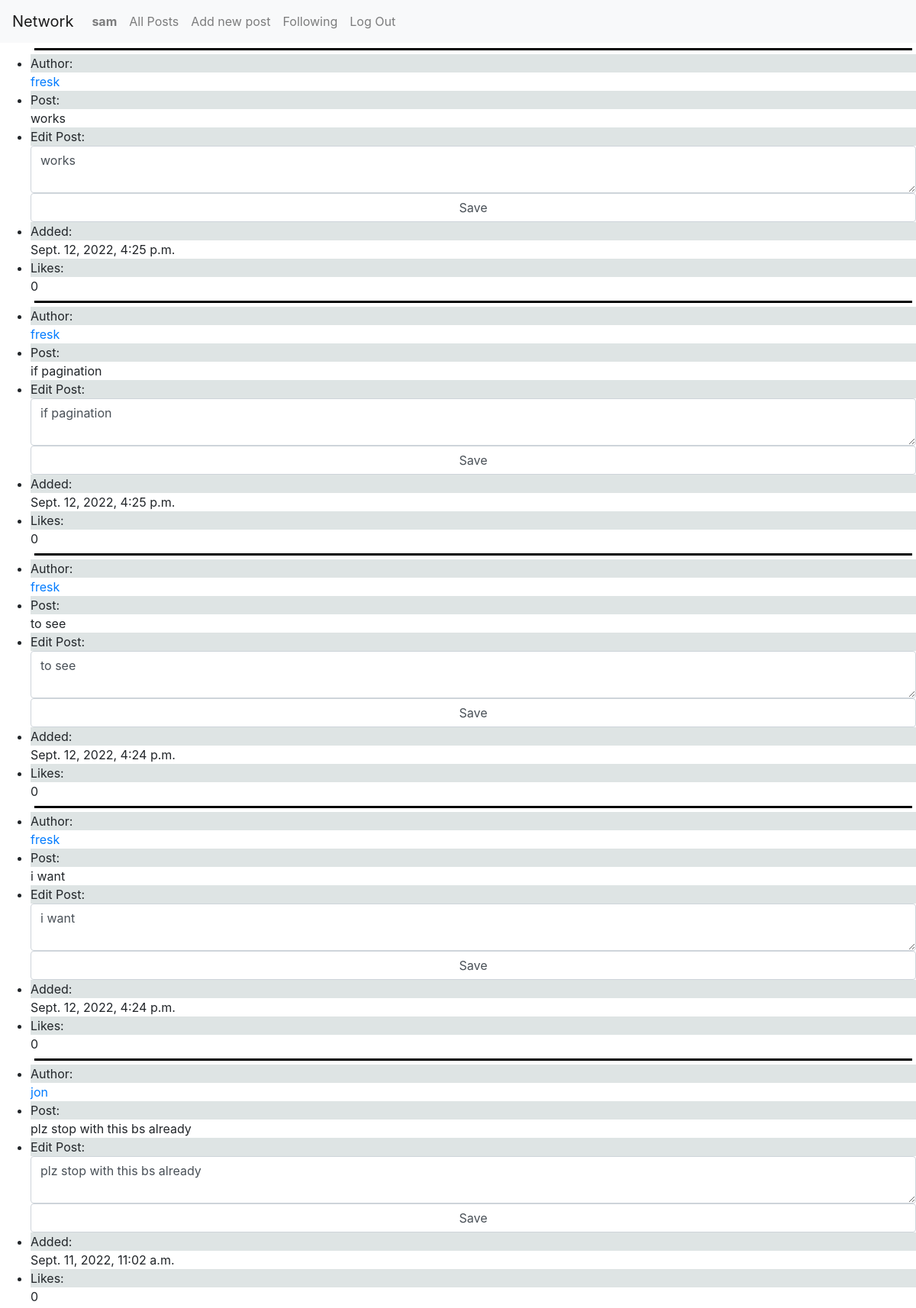
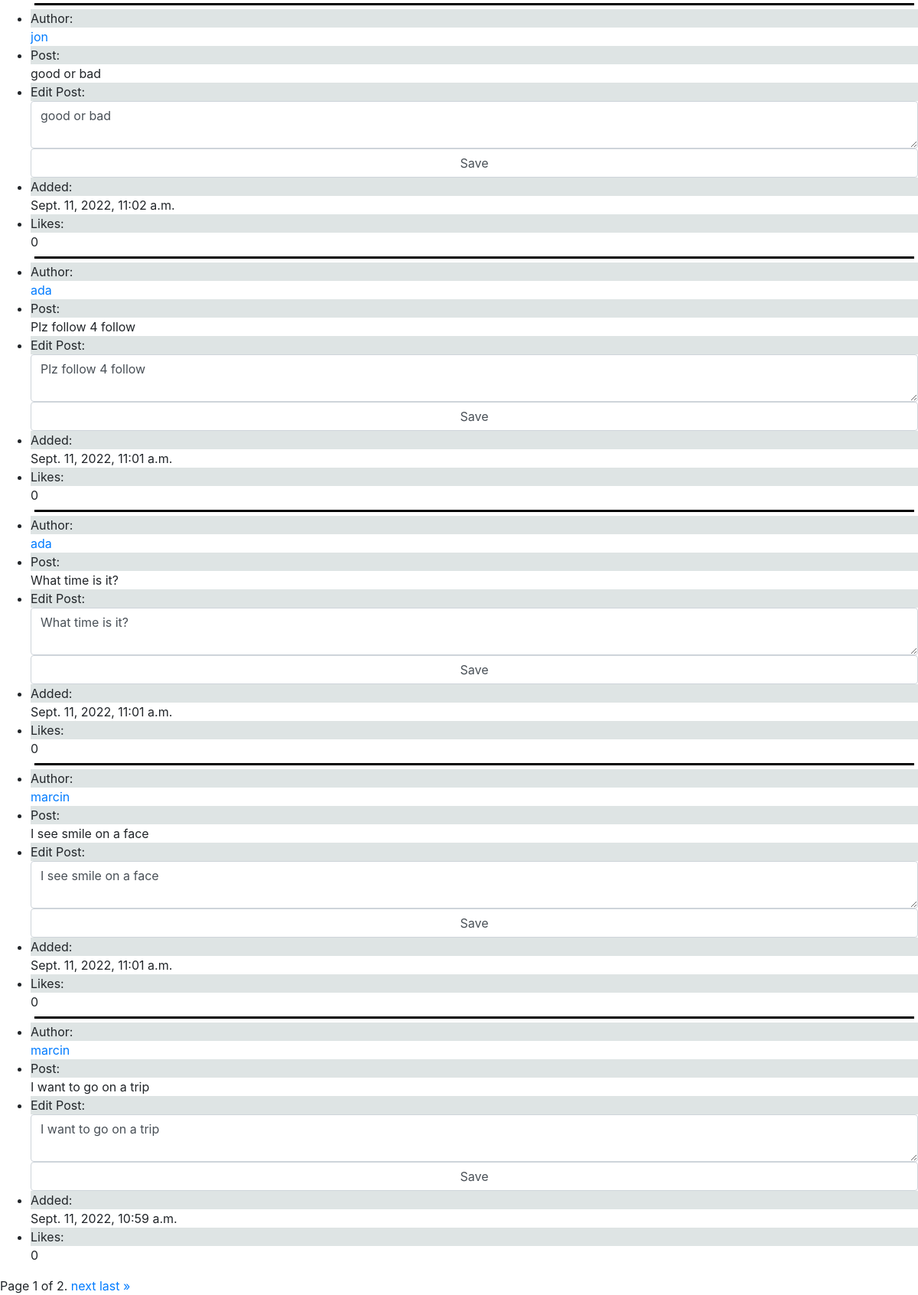
The page / (signed in) on the database its author committed (2 pictures, top to bottom).
### network/models.py (models this page shows, shortened)
class User(AbstractUser):
    followers_number = models.IntegerField(default=0)
    following_number = models.IntegerField(default=0)
    followers = models.ManyToManyField("self", blank=True, symmetrical=False, related_name="u_followers")
    following = models.ManyToManyField("self", blank=True,  symmetrical=False, related_name="u_following")

class New_post(models.Model):
    poster = models.ForeignKey(User, on_delete=models.CASCADE, related_name="poster")
    post = models.TextField(max_length=500)
    date = models.DateTimeField(auto_now=True)
    likes = models.IntegerField(default=0)

### network/views.py (the view)
# urls.py: path("", views.index, name="index"),
def index(request):
    posts = list(reversed(New_post.objects.all()))
    paginator = Paginator(posts, 10)
    page_number = request.GET.get('page')
    page_obj = paginator.get_page(page_number)
    return render(request, "network/index.html", {
        "page_obj": page_obj
    })

### network/templates/network/index.html (shortened to what this page needs)
{% extends "network/layout.html" %}
{% load static %}
{% block body %}
    <ul>
        {% for post in page_obj %}
            <div class="line"></div>
            <div>
                <li>
                    <div class="grey">Author:</div>
                    <a href="{% url 'profile' post.poster.id %}">{{ post.poster }}</a>
                </li>
                <div class="post">
                    <li>
                        <div class="grey">Post:</div>{{ post.post }}
                    </li>
                </div>
                <div class="edit">
                    <li>
                        <div class="grey">Edit Post:</div>
                        <form id="edit-post">
                            <textarea class="form-control">{{ post.post }}</textarea>
                            <input class="form-control" type="submit" value="Save" class="btn btn-primary"/>
                        </form>
                    </li>
                </div>
                <li><div class="grey">Added:</div>{{ post.date }}</li>
                <li><div class="grey">Likes:</div>{{ post.likes }}</li>
                {% empty %}
                <li>No current posts</li>
            </div>
            {% endfor %}
    </ul>
    <div class="pagination">
        <span class="step-links">
            <span class="current">
                Page {{ page_obj.number }} of {{ page_obj.paginator.num_pages }}.
            </span>
            {% if page_obj.has_next %}
                <a href="?page={{ page_obj.next_page_number }}">next</a>
                <a href="?page={{ page_obj.paginator.num_pages }}">last &raquo;</a>
            {% endif %}
        </span>
    </div>
{% endblock %}

### network/templates/network/layout.html (shortened to what this page needs)
{% load static %}
<!DOCTYPE html>
<html lang="en">
    <head>
        <link rel="stylesheet" href="https://stackpath.bootstrapcdn.com/bootstrap/4.4.1/css/bootstrap.min.css">
        <link href="{% static 'network/styles.css' %}" rel="stylesheet">
    </head>
    <body>
        <nav class="navbar navbar-expand-lg navbar-light bg-light">
            <a class="navbar-brand" href="#">Network</a>
            <div>
              <ul class="navbar-nav mr-auto">
                {% if user.is_authenticated %}
                    <li class="nav-item">
                        <a class="nav-link" href="{% url 'profile' user.id %}"><strong>{{ user.username }}</strong></a>
                    </li>
                {% endif %}
                <li class="nav-item">
                  <a class="nav-link" href="{% url 'index' %}">All Posts</a>
                </li>
                {% if user.is_authenticated %}
                    <li class="nav-item">
                        <a class="nav-link" href="{% url 'new_post' %}">Add new post</a>
                    </li>
                    <li class="nav-item">
                        <a class="nav-link" href="{% url 'following' %}">Following</a>
                    </li>
                    <li class="nav-item">
                        <a class="nav-link" href="{% url 'logout' %}">Log Out</a>
                    </li>
                {% endif %}
              </ul>
            </div>
          </nav>
        <div class="body">
            {% block body %}
            {% endblock %}
        </div>
    </body>
</html>

### network/static/network/styles.css (style rules this page uses)
.line { border-bottom: 3px solid black; height: 5px; margin: 5px; }
.grey { background-color: rgba(210, 218, 218, 0.733); }

### rows shown on the page
User: username "sam"
New_post: poster "fresk", post "works", date "Sept. 12, 2022, 4:25 p.m.", likes "0"
New_post: poster "fresk", post "if pagination", date "Sept. 12, 2022, 4:25 p.m.", likes "0"
New_post: poster "fresk", post "to see", date "Sept. 12, 2022, 4:24 p.m.", likes "0"
New_post: poster "fresk", post "i want", date "Sept. 12, 2022, 4:24 p.m.", likes "0"
New_post: poster "jon", post "plz stop with this bs already", date "Sept. 11, 2022, 11:02 a.m.", likes "0"
New_post: poster "jon", post "good or bad", date "Sept. 11, 2022, 11:02 a.m.", likes "0"
New_post: poster "ada", post "Plz follow 4 follow", date "Sept. 11, 2022, 11:01 a.m.", likes "0"
New_post: poster "ada", post "What time is it?", date "Sept. 11, 2022, 11:01 a.m.", likes "0"
New_post: poster "marcin", post "I see smile on a face", date "Sept. 11, 2022, 11:01 a.m.", likes "0"
New_post: poster "marcin", post "I want to go on a trip", date "Sept. 11, 2022, 10:59 a.m.", likes "0"

### other values the page prints
{{ page_obj.number }} "1"
{{ page_obj.paginator.num_pages }} "2"
